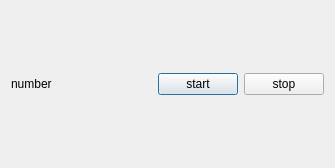
<?xml version="1.0" encoding="UTF-8"?>
<ui version="4.0">
 <class>Dialog</class>
 <widget class="QDialog" name="Dialog">
  <property name="geometry">
   <rect>
    <x>0</x>
    <y>0</y>
    <width>335</width>
    <height>168</height>
   </rect>
  </property>
  <property name="windowTitle">
   <string>Dialog</string>
  </property>
  <layout class="QHBoxLayout" name="horizontalLayout">
   <item>
    <widget class="QLabel" name="label">
     <property name="text">
      <string>number</string>
     </property>
    </widget>
   </item>
   <item>
    <spacer name="horizontalSpacer">
     <property name="orientation">
      <enum>Qt::Horizontal</enum>
     </property>
     <property name="sizeHint" stdset="0">
      <size>
       <width>40</width>
       <height>20</height>
      </size>
     </property>
    </spacer>
   </item>
   <item>
    <widget class="QPushButton" name="pushButton">
     <property name="text">
      <string>start</string>
     </property>
    </widget>
   </item>
   <item>
    <widget class="QPushButton" name="pushButton_2">
     <property name="text">
      <string>stop</string>
     </property>
    </widget>
   </item>
  </layout>
 </widget>
 <resources/>
 <connections/>
</ui>
